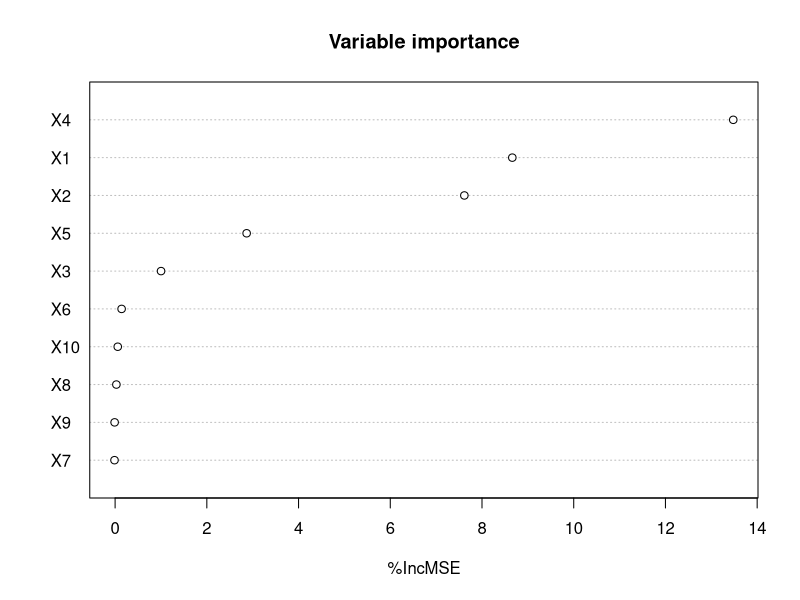
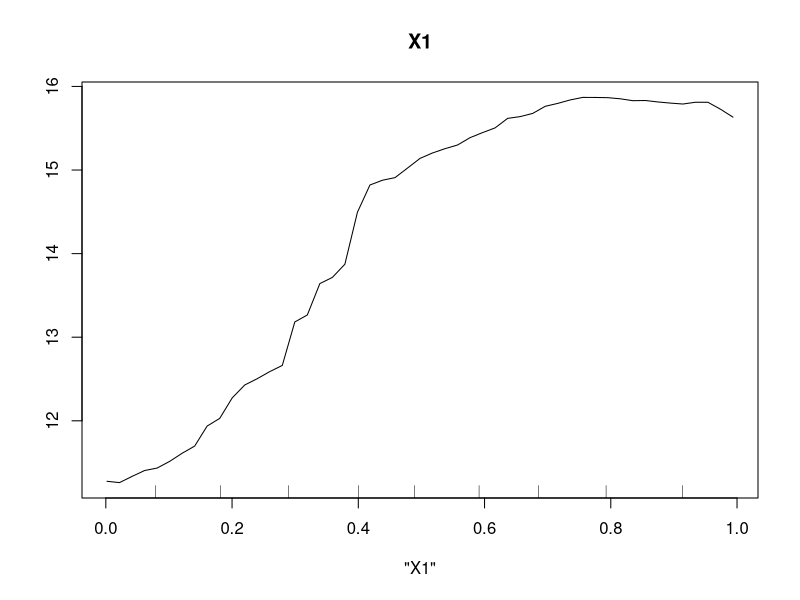
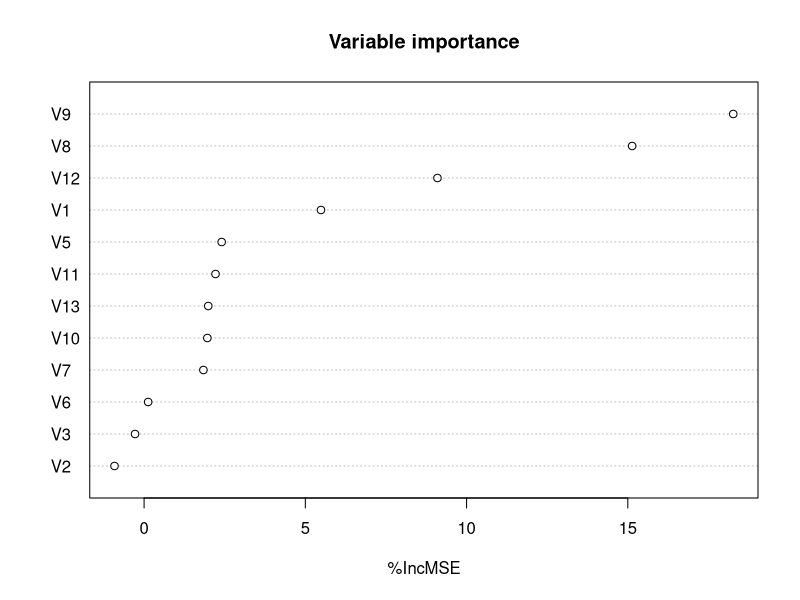

The R source for these figures, in order: (Note: this script raises an error after producing the figures.)
# 4.5.1 An Illustration by Simulation in Regression -----------------------

library(mlbench)
library(randomForest)
fried1Simu <- mlbench.friedman1(n = 500)
fried1Data <- data.frame(fried1Simu$x, y = fried1Simu$y)
fried1RFimp <- randomForest(y ~ ., fried1Data, importance = TRUE)
varImpPlot(fried1RFimp, type = 1, scale = FALSE,
             main = "Variable importance")

# partial effect
partialPlot(fried1RFimp, fried1Data, x.var = "X1", main = "X1")

# 4.5.2 Predicting Ozone Concentration
library("randomForest")
data("Ozone", package = "mlbench")
OzRFDefImp <- randomForest(V4 ~ ., Ozone, na.action = na.omit,
                             importance = TRUE)
varImpPlot(OzRFDefImp, type = 1, scale = FALSE,
           main = "Variable importance")

# 4.5.3 Analyzing Genomic Data
library(randomForest)
data("vac18", package = "mixOmics")
geneExpr <- vac18$genes
stimu <- vac18$stimulation

vacRFDefImp <- randomForest(x = geneExpr, y = stimu,
                    mtry = ncol(geneExpr)/3, importance = TRUE)
varImpPlot(vacRFDefImp, type = 1, scale = FALSE, cex = 0.8)

vacImp <- vacRFDefImp$importance[, nlevels(stimu) + 1]
plot(sort(vacImp, decreasing = TRUE), type = "l",
      xlab = "Variables", ylab = "Variable importance")